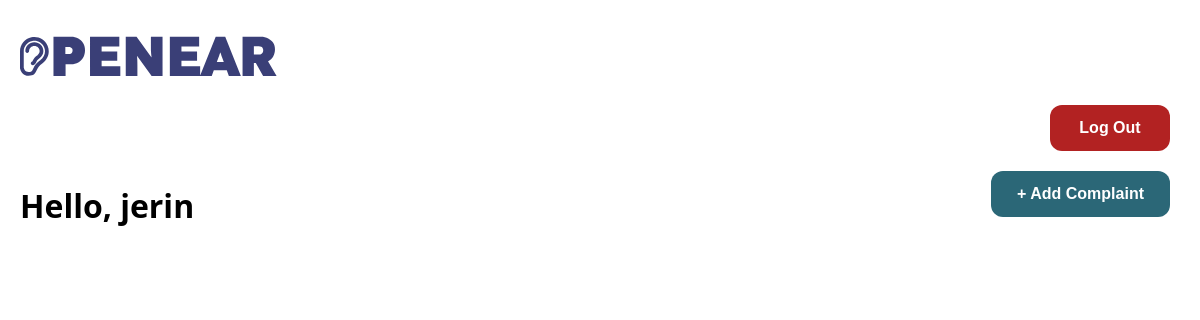
Before: /home (signed in) with the older database file.
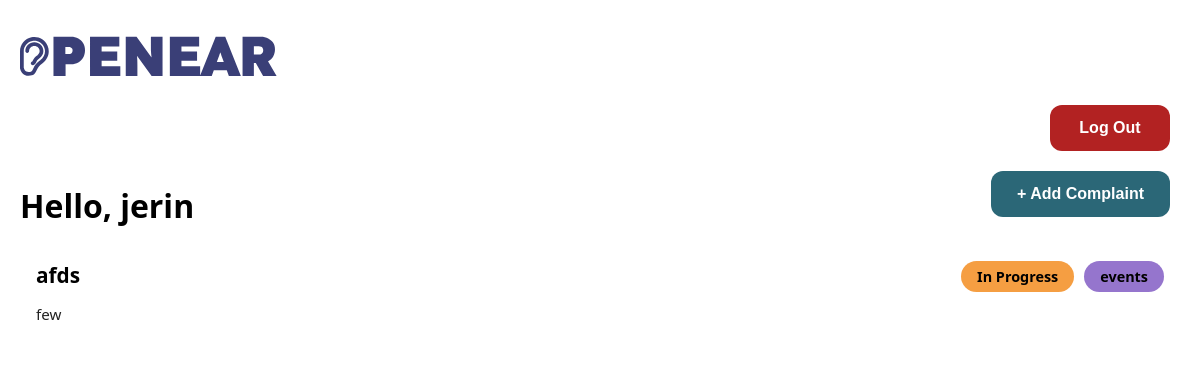
After: the same page with the newer database file.
### main.py (models this page shows)
class Users(UserMixin, db.Model):
    __tablename__ = 'users'
    id = db.Column(db.Integer, primary_key = True)
    username = db.Column(db.String(200), unique=True, nullable = False)
    password = db.Column(db.String(200), nullable = False)
    email = db.Column(db.String(80), unique=True, nullable = False)
    roles = db.relationship('Role', secondary = roles_users, backref = 'users')

class Complaint(db.Model):
    __tablename__ = 'complaint'
    complaint_id = db.Column(db.Integer, primary_key = True)
    complaint_headline = db.Column(db.String(120), nullable = False)
    complaint_text = db.Column(db.String(500), nullable = False)
    complaint_type = db.Column(db.String(50), nullable = False)
    complaint_status = db.Column(db.String(50), nullable = False, default = 'Submitted')
    user_id = db.Column(db.Integer, db.ForeignKey('users.id'), nullable = False)
    user = db.relationship("Users", backref = "complaints")

### main.py (the view)
@app.route('/home')
@login_required
def home():  # Home page
    role_names = [role.name for role in current_user.roles]
    if 'Teacher' in role_names:
        comp = Complaint.query.all()
    else:     # For Student or Parent, only show their own complaints
        comp = Complaint.query.filter_by(user_id=current_user.id).all()
    return render_template('home.html', complaints=comp, role_names=role_names)

### main.py (called while the page is built)
@login_manager.user_loader
def load_user(user_id):
    return Users.query.get(int(user_id))

### templates/home.html (shortened to what this page needs)
<!DOCTYPE html>
<html lang="en">
<head>
    <link rel="stylesheet" href="{{ url_for('static', filename='home.css') }}">
</head>
<body>
     <header>
        <div class="logo">
           <a href="{{ url_for('index') }}">
            <img src="{{ url_for('static', filename='images/openear_logo.svg') }}" alt="Openear">
        </a>
    </div>
</header>
    <div class="header">
        <button class="top-right" onclick="location.href='/logout'">Log Out</button>
        <h1>Hello, {{ current_user.username }}</h1>
        <button class="bottom-right" onclick="location.href='/adddata'">+ Add Complaint</button>
    </div>
    <div class="card-container">
        {% for complaint in complaints %}
        <div class="complaint-card {{ complaint.complaint_type | lower }}">
            <div class="card-left">
                <h3 class="heading">{{ complaint.complaint_headline }}</h3>
                <p class="description">{{ complaint.complaint_text }}</p>
            </div>
            <div class="card-right">
                <div class="badge-row">
                    <span class="status-badge {{ complaint.complaint_status | lower | replace(' ', '-') }}">
                        {{ complaint.complaint_status }}
                    </span>
                    <span class="category-badge {{ complaint.complaint_type | lower }}">
                        {{ complaint.complaint_type }}
                    </span>
                </div>
            </div>
    </div>
    {% endfor %}
</div>
</body>
</html>

### static/home.css (style rules this page uses)
body { font-family: 'Segoe UI', Tahoma, Geneva, Verdana, sans-serif; background-image: url("/static/images/website bg.svg"); background-size: cover; background-repeat: no-repeat; background-position: center; background-attachment: fixed; margin: 0; padding: 20px; }
.header { display: grid; grid-template-columns: 1fr 1fr; grid-template-rows: 1fr 1fr; height: 120px; margin-bottom: 30px; }
.header h1 { grid-column: 1; grid-row: 2; margin: 0; align-self: end; }
.header .top-right { grid-column: 2; grid-row: 1; justify-self: end; align-self: start; margin-top: -5px; background-color: #b22222; color: white; border: 2px solid transparent; padding: 12px 24px; border-radius: 12px; font-weight: 600; font-size: 1rem; width: auto; min-width: 120px; margin: 10px; cursor: pointer; transition: all 0.3s ease; }
.header .bottom-right { grid-column: 2; grid-row: 2; justify-self: end; align-self: end; }
button { background-color: #2b6777; color: white; border: 2px solid transparent; padding: 12px 24px; border-radius: 12px; font-weight: 600; font-size: 1rem; width: auto; min-width: 120px; margin: 10px; cursor: pointer; transition: all 0.3s ease; }
.card-container { display: flex; flex-direction: column; gap: 16px; }
.complaint-card { display: flex; justify-content: space-between; align-items: flex-start; background-color: #ffffffB3; border-radius: 16px; padding: 16px; }
.card-left { flex-grow: 1; }
.card-left .heading { font-size: 1.3rem; font-weight: bold; margin: 0; }
.card-left .description { font-size: 0.95rem; color: #222; }
.card-right { display: flex; flex-direction: column; align-items: flex-end; gap: 10px; margin-left: 20px; }
.badge-row { display: flex; gap: 10px; margin-bottom: 8px; }
.category-badge, .status-badge { background-color: #bdbdbd; color: black; padding: 6px 16px; border-radius: 999px; font-size: 0.9rem; font-weight: bold; white-space: nowrap; text-align: center; }
.status-badge.in-progress { background-color: #f59e42; }
.category-badge.events { background-color: #9575cd; }

Changed rows visible on the page:
added Complaint: complaint_headline "afds", complaint_text "few", complaint_status "In Progress", complaint_type "events"
